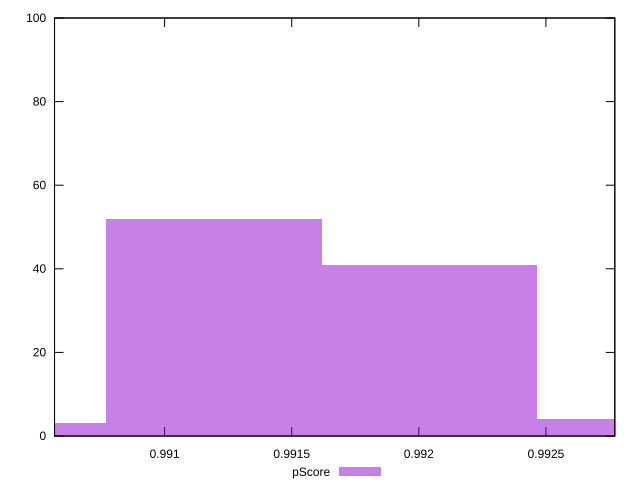

Generate this figure with gnuplot:
reset

$pScore <<EOF
0.9911932733897632 52
0.9920411718272224 41
0.990345374952304 3
0.9928890702646815 4
EOF

set key outside below
set boxwidth 0.0008478984374591644
set xrange [0.9905670178100332:0.9927710305185152]
set yrange [0:100]
set trange [0:100]
set style fill transparent solid 0.5 noborder
set terminal svg size 640, 490 enhanced background rgb 'white'
set output "reports/report_00030_2021-02-24T20-42-31.540Z/first-contentful-paint/samples/agenda/pScore/histogram.svg"

plot $pScore title "pScore" with boxes

reset
